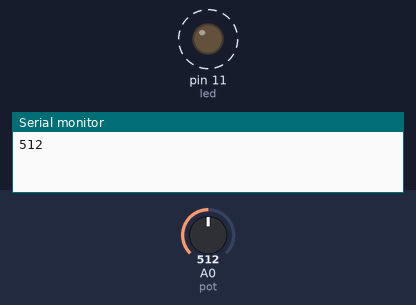
Simulated run of this sketch. Board: Arduino Uno, built with avr-gcc and run on an emulated ATmega328P. Parts: output pins drawn as LEDs (lit = HIGH), the last lines printed to the serial monitor. Dashed ring = blinking. The test bench sets the inputs (shaded band); at power-on: A0 (pot) = 512.

Above: at 1.8 s.
1.9 s: A0 (pot) set to 306
At 2.2 s:
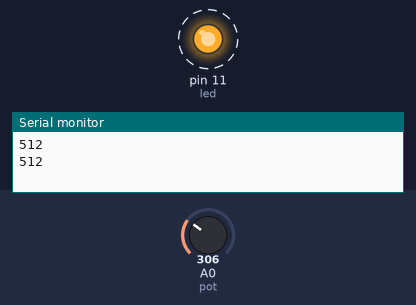
5.4 s: A0 (pot) set to 122
At 5.56 s:
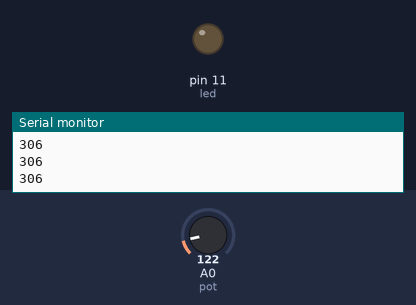
Timing chart, 0 to 14.9 s (numbered marks = the images above; inputs shaded):
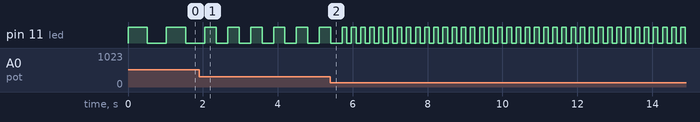

The sketch:

Cod_Potenciometro_led_piscando.ino
```cpp
const byte pot = A0;
const byte led = 11;
int tempo = 0;

void setup() {

    pinMode(led, OUTPUT);
    Serial.begin(9600);
}

void loop() {

    tempo = analogRead(pot);
    digitalWrite(led, HIGH);
    delay(tempo);
    digitalWrite(led, LOW);
    delay(tempo);
    Serial.println(tempo);

}
```

Measured:
- after the input at 1.9 s, pin 11 (led): alternates HIGH for 0.31 s and LOW for 0.31 s, starting after 0.46 s
- by itself, pin 11 (led): alternates HIGH for 0.51 s and LOW for 0.51 s
